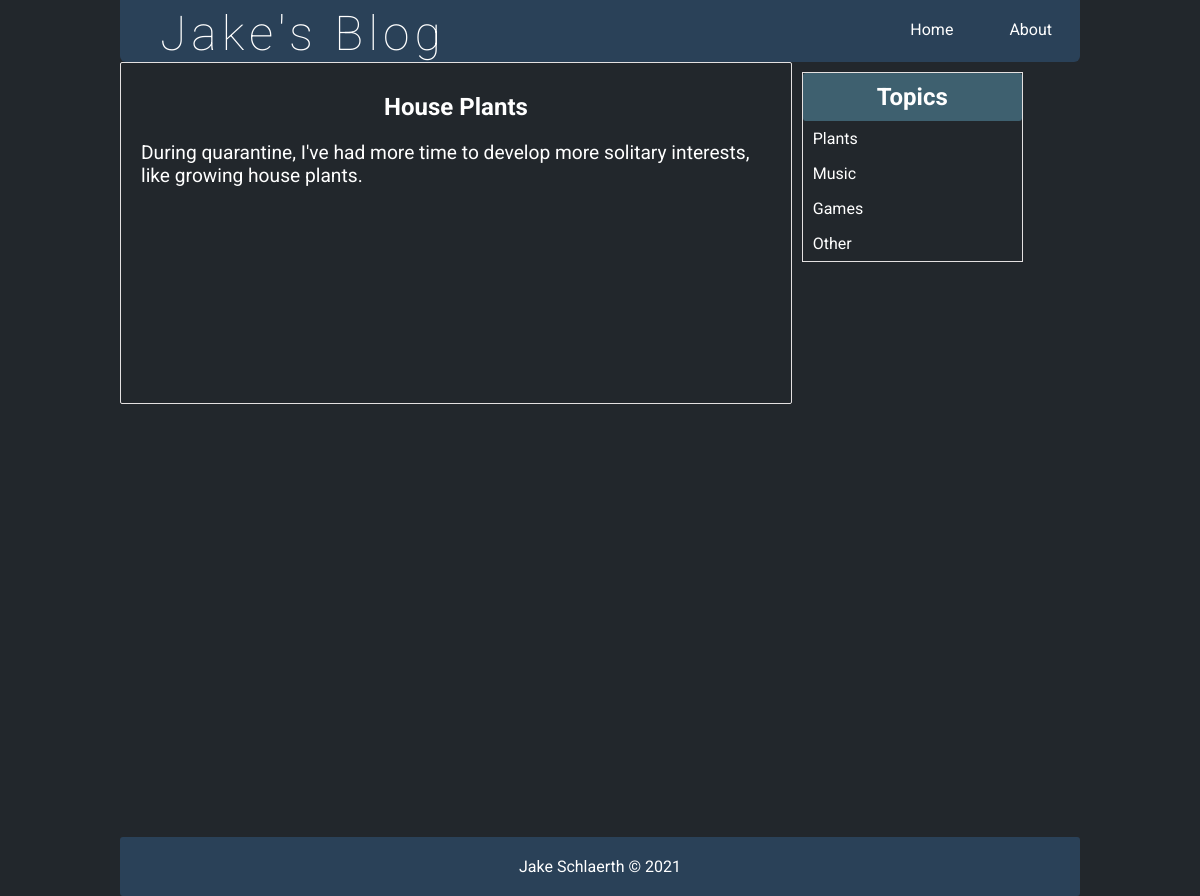
The app's page /single_post.php?post-slug=growing-plants-inside with its own data.
### tables this page shows
CREATE TABLE `posts` (
  `id` int NOT NULL,
  `user_id` int DEFAULT NULL,
  `title` varchar(255) NOT NULL,
  `slug` varchar(255) NOT NULL,
  `body` text NOT NULL,
  `created_at` timestamp NOT NULL DEFAULT CURRENT_TIMESTAMP ON UPDATE CURRENT_TIMESTAMP
);

CREATE TABLE `topics` (
  `id` int NOT NULL,
  `name` varchar(255) DEFAULT NULL,
  `slug` varchar(255) NOT NULL
);

### includes/public_functions.php (called while the page is built, shortened)
<?php
function getPost($post_slug) {
    global $conn;
    $query = "SELECT * FROM posts WHERE slug='$post_slug'";
    $result = mysqli_query($conn, $query);
    $post = mysqli_fetch_assoc($result);
    return $post;
}
function getTopics() {
    global $conn;
    $query = "SELECT * FROM topics";
    $result = mysqli_query($conn, $query);
    $topics = mysqli_fetch_all($result, MYSQLI_ASSOC);
    return $topics;
}

### single_post.php (the view, shortened to what this page needs)
<?php require_once('config.php') ?>
<?php require_once(ROOT_PATH . '/includes/public_functions.php') ?>
<?php require_once('includes/head.php') ?>
<?php
$slug = $_GET['post-slug'];
$post = getPost($slug);
$topics = getTopics();
?>
<?php include('includes/head.php'); ?>
</head>
<body>
    <div class="container">
        <?php include(ROOT_PATH . '/includes/navbar.php'); ?>
        <div class="content">
            <div class="post-wrapper">
                <div class="full-post-div">
                    <h2 class="post-title"><?php echo $post['title']; ?></h2>
                    <div class="post-body-div">
                        <?php echo html_entity_decode($post['body']); ?>
                    </div>
                </div>
            </div>
            <div class="post-sidebar">
                <div class="card">
                    <div class="card-header">
                        <h2>Topics</h2>
                    </div>
                    <div class="card-content">
                        <?php foreach ($topics as $topic) : ?>
                            <a href="<?php echo BASE_URL . 'filtered_posts.php?topic=' . $topic['id'] ?>">
                                <?php echo $topic['name']; ?>
                            </a>
                        <?php endforeach ?>
                    </div>
                </div>
            </div>
        </div>
    </div>
    <?php include(ROOT_PATH . '/includes/footer.php'); ?>

### static/css/public_styles.css (style rules this page uses)
* { margin: 0px; padding: 0px; font-family: 'Roboto', 'Courier New', Courier, monospace; color: white; }
body { position: relative; margin: 0; padding-bottom: 6rem; min-height: 100%; background-color: #22272c; }
h1, h2, h3, h4, h5, h6 { color: white; }
a { text-decoration: none; }
.container { width: 80%; margin: 0px auto; }
.content .post-wrapper { width: 70%; float: left; min-height: 250px; }
.full-post-div { min-height: 300px; padding: 20px; border: 1px solid #e4e1e1; border-radius: 2px; color: white; }
.full-post-div h2.post-title { margin: 10px auto 20px; text-align: center; }
.post-body-div { font-size: 1.2em; }
.post-sidebar { width: 24%; float: left; margin-left: 5px; min-height: 400px; }
.post-sidebar .card { width: 95%; margin: 10px auto; border: 1px solid #e4e1e1; }
.post-sidebar .card .card-header { padding: 10px; text-align: center; border-radius: 3px; background: #3E606F; }
.post-sidebar .card .card-header h2 { color: white; }
.post-sidebar .card .card-content a { display: block; padding: 8px 10px; color: white; }

### records on screen
posts: title "House Plants", body "During quarantine, I've had more time to develop more solitary interests, like growing house plants."
topics: name "Plants"
topics: name "Music"
topics: name "Games"
topics: name "Other"
